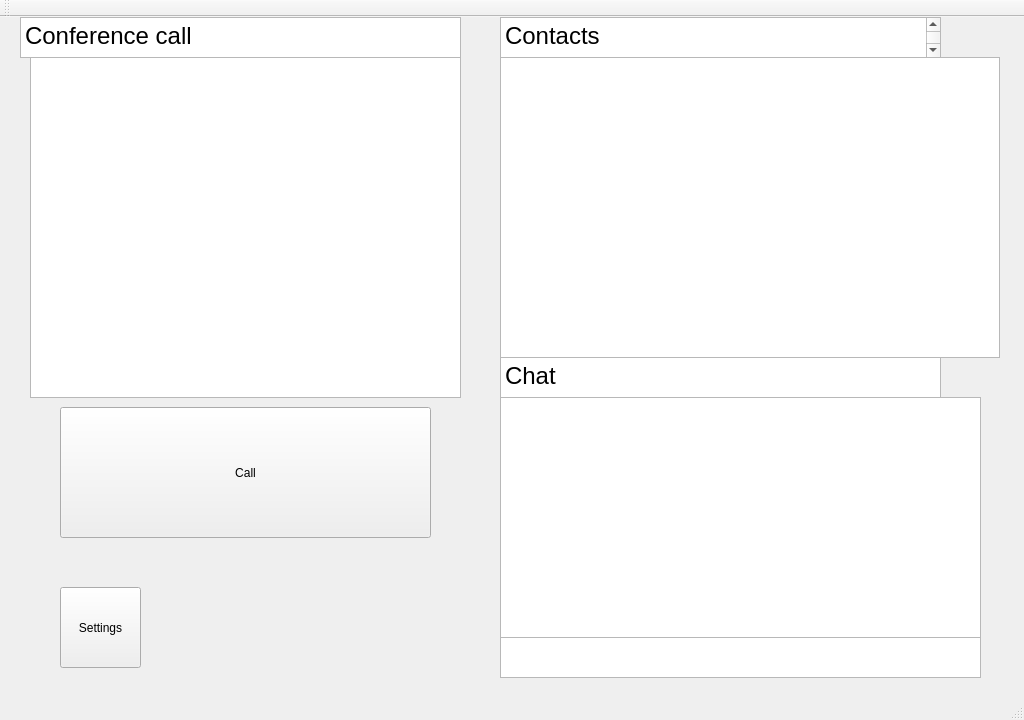
<?xml version="1.0" encoding="UTF-8"?>
<ui version="4.0">
 <class>MainWindow</class>
 <widget class="QMainWindow" name="MainWindow">
  <property name="geometry">
   <rect>
    <x>0</x>
    <y>0</y>
    <width>1024</width>
    <height>720</height>
   </rect>
  </property>
  <property name="windowTitle">
   <string>MainWindow</string>
  </property>
  <widget class="QWidget" name="centralWidget">
   <widget class="QPushButton" name="pushButton">
    <property name="geometry">
     <rect>
      <x>60</x>
      <y>390</y>
      <width>371</width>
      <height>131</height>
     </rect>
    </property>
    <property name="text">
     <string>Call</string>
    </property>
   </widget>
   <widget class="QListView" name="Contacts">
    <property name="geometry">
     <rect>
      <x>500</x>
      <y>40</y>
      <width>500</width>
      <height>301</height>
     </rect>
    </property>
   </widget>
   <widget class="QListView" name="Chatbox">
    <property name="geometry">
     <rect>
      <x>500</x>
      <y>380</y>
      <width>481</width>
      <height>281</height>
     </rect>
    </property>
   </widget>
   <widget class="QTextEdit" name="textEdit">
    <property name="geometry">
     <rect>
      <x>500</x>
      <y>620</y>
      <width>481</width>
      <height>41</height>
     </rect>
    </property>
   </widget>
   <widget class="QTextBrowser" name="textBrowser">
    <property name="geometry">
     <rect>
      <x>500</x>
      <y>0</y>
      <width>441</width>
      <height>41</height>
     </rect>
    </property>
    <property name="html">
     <string>&lt;!DOCTYPE HTML PUBLIC &quot;-//W3C//DTD HTML 4.0//EN&quot; &quot;http://www.w3.org/TR/REC-html40/strict.dtd&quot;&gt;
&lt;html&gt;&lt;head&gt;&lt;meta name=&quot;qrichtext&quot; content=&quot;1&quot; /&gt;&lt;style type=&quot;text/css&quot;&gt;
p, li { white-space: pre-wrap; }
&lt;/style&gt;&lt;/head&gt;&lt;body style=&quot; font-family:'MS Shell Dlg 2'; font-size:8.25pt; font-weight:400; font-style:normal;&quot;&gt;
&lt;p style=&quot; margin-top:0px; margin-bottom:0px; margin-left:0px; margin-right:0px; -qt-block-indent:0; text-indent:0px;&quot;&gt;&lt;span style=&quot; font-size:18pt;&quot;&gt;Contacts&lt;/span&gt;&lt;/p&gt;
&lt;p style=&quot;-qt-paragraph-type:empty; margin-top:0px; margin-bottom:0px; margin-left:0px; margin-right:0px; -qt-block-indent:0; text-indent:0px; font-size:18pt;&quot;&gt;&lt;br /&gt;&lt;/p&gt;&lt;/body&gt;&lt;/html&gt;</string>
    </property>
   </widget>
   <widget class="QListView" name="listView">
    <property name="geometry">
     <rect>
      <x>30</x>
      <y>40</y>
      <width>431</width>
      <height>341</height>
     </rect>
    </property>
   </widget>
   <widget class="QPushButton" name="pushButton_2">
    <property name="geometry">
     <rect>
      <x>60</x>
      <y>570</y>
      <width>81</width>
      <height>81</height>
     </rect>
    </property>
    <property name="text">
     <string>Settings</string>
    </property>
   </widget>
   <widget class="QTextBrowser" name="textBrowser_2">
    <property name="geometry">
     <rect>
      <x>20</x>
      <y>0</y>
      <width>441</width>
      <height>41</height>
     </rect>
    </property>
    <property name="html">
     <string>&lt;!DOCTYPE HTML PUBLIC &quot;-//W3C//DTD HTML 4.0//EN&quot; &quot;http://www.w3.org/TR/REC-html40/strict.dtd&quot;&gt;
&lt;html&gt;&lt;head&gt;&lt;meta name=&quot;qrichtext&quot; content=&quot;1&quot; /&gt;&lt;style type=&quot;text/css&quot;&gt;
p, li { white-space: pre-wrap; }
&lt;/style&gt;&lt;/head&gt;&lt;body style=&quot; font-family:'MS Shell Dlg 2'; font-size:8.25pt; font-weight:400; font-style:normal;&quot;&gt;
&lt;p style=&quot; margin-top:0px; margin-bottom:0px; margin-left:0px; margin-right:0px; -qt-block-indent:0; text-indent:0px;&quot;&gt;&lt;span style=&quot; font-size:18pt;&quot;&gt;Conference call&lt;/span&gt;&lt;/p&gt;&lt;/body&gt;&lt;/html&gt;</string>
    </property>
   </widget>
   <widget class="QTextBrowser" name="textBrowser_3">
    <property name="geometry">
     <rect>
      <x>500</x>
      <y>340</y>
      <width>441</width>
      <height>41</height>
     </rect>
    </property>
    <property name="html">
     <string>&lt;!DOCTYPE HTML PUBLIC &quot;-//W3C//DTD HTML 4.0//EN&quot; &quot;http://www.w3.org/TR/REC-html40/strict.dtd&quot;&gt;
&lt;html&gt;&lt;head&gt;&lt;meta name=&quot;qrichtext&quot; content=&quot;1&quot; /&gt;&lt;style type=&quot;text/css&quot;&gt;
p, li { white-space: pre-wrap; }
&lt;/style&gt;&lt;/head&gt;&lt;body style=&quot; font-family:'MS Shell Dlg 2'; font-size:8.25pt; font-weight:400; font-style:normal;&quot;&gt;
&lt;p style=&quot; margin-top:0px; margin-bottom:0px; margin-left:0px; margin-right:0px; -qt-block-indent:0; text-indent:0px;&quot;&gt;&lt;span style=&quot; font-size:18pt;&quot;&gt;Chat&lt;/span&gt;&lt;/p&gt;&lt;/body&gt;&lt;/html&gt;</string>
    </property>
   </widget>
  </widget>
  <widget class="QMenuBar" name="menuBar">
   <property name="geometry">
    <rect>
     <x>0</x>
     <y>0</y>
     <width>1024</width>
     <height>21</height>
    </rect>
   </property>
  </widget>
  <widget class="QToolBar" name="mainToolBar">
   <attribute name="toolBarArea">
    <enum>TopToolBarArea</enum>
   </attribute>
   <attribute name="toolBarBreak">
    <bool>false</bool>
   </attribute>
  </widget>
  <widget class="QStatusBar" name="statusBar"/>
 </widget>
 <layoutdefault spacing="6" margin="11"/>
 <resources/>
 <connections/>
</ui>
